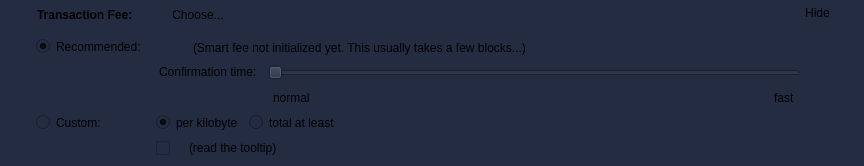
    <widget class="QFrame" name="frameFee">
     <property name="sizePolicy">
      <sizepolicy hsizetype="Expanding" vsizetype="Expanding">
       <horstretch>0</horstretch>
       <verstretch>0</verstretch>
      </sizepolicy>
     </property>
     <property name="maximumSize">
      <size>
       <width>16777215</width>
       <height>16777215</height>
      </size>
     </property>
     <property name="styleSheet">
      <string notr="true">background:#242c41;
padding:2px;
border-radius:10px;</string>
     </property>
     <property name="frameShape">
      <enum>QFrame::StyledPanel</enum>
     </property>
     <property name="frameShadow">
      <enum>QFrame::Sunken</enum>
     </property>
     <layout class="QVBoxLayout" name="verticalLayoutFee1">
      <property name="spacing">
       <number>0</number>
      </property>
      <property name="leftMargin">
       <number>0</number>
      </property>
      <property name="topMargin">
       <number>0</number>
      </property>
      <property name="rightMargin">
       <number>0</number>
      </property>
      <property name="bottomMargin">
       <number>0</number>
      </property>
      <item>
       <layout class="QVBoxLayout" name="verticalLayoutFee2" stretch="0,0,0">
        <property name="spacing">
         <number>0</number>
        </property>
        <property name="leftMargin">
         <number>30</number>
        </property>
        <property name="topMargin">
         <number>0</number>
        </property>
        <property name="rightMargin">
         <number>30</number>
        </property>
        <item>
         <layout class="QHBoxLayout" name="horizontalLayoutFee1">
          <property name="bottomMargin">
           <number>0</number>
          </property>
          <item>
           <layout class="QVBoxLayout" name="verticalLayoutFee7">
            <property name="spacing">
             <number>0</number>
            </property>
            <item>
             <spacer name="verticalSpacerSmartFee">
              <property name="orientation">
               <enum>Qt::Vertical</enum>
              </property>
              <property name="sizeType">
               <enum>QSizePolicy::Fixed</enum>
              </property>
              <property name="sizeHint" stdset="0">
               <size>
                <width>1</width>
                <height>4</height>
               </size>
              </property>
             </spacer>
            </item>
            <item>
             <layout class="QHBoxLayout" name="horizontalLayoutSmartFee">
              <property name="spacing">
               <number>10</number>
              </property>
              <item>
               <widget class="QLabel" name="labelFeeHeadline">
                <property name="sizePolicy">
                 <sizepolicy hsizetype="Preferred" vsizetype="Maximum">
                  <horstretch>0</horstretch>
                  <verstretch>0</verstretch>
                 </sizepolicy>
                </property>
                <property name="font">
                 <font>
                  <weight>75</weight>
                  <bold>true</bold>
                 </font>
                </property>
                <property name="styleSheet">
                 <string notr="true">font-weight:bold;</string>
                </property>
                <property name="text">
                 <string>Transaction Fee:</string>
                </property>
               </widget>
              </item>
              <item>
               <widget class="QLabel" name="labelFeeMinimized">
                <property name="text">
                 <string/>
                </property>
               </widget>
              </item>
              <item>
               <widget class="QPushButton" name="buttonChooseFee">
                <property name="styleSheet">
                 <string notr="true">background:#242c41;
padding:2px;
border-radius:10px;</string>
                </property>
                <property name="text">
                 <string>Choose...</string>
                </property>
               </widget>
              </item>
             </layout>
            </item>
            <item>
             <spacer name="verticalSpacer_5">
              <property name="orientation">
               <enum>Qt::Vertical</enum>
              </property>
              <property name="sizeHint" stdset="0">
               <size>
                <width>1</width>
                <height>1</height>
               </size>
              </property>
             </spacer>
            </item>
           </layout>
          </item>
          <item>
           <spacer name="horizontalSpacer_4">
            <property name="orientation">
             <enum>Qt::Horizontal</enum>
            </property>
            <property name="sizeHint" stdset="0">
             <size>
              <width>40</width>
              <height>20</height>
             </size>
            </property>
           </spacer>
          </item>
          <item>
           <widget class="QPushButton" name="buttonMinimizeFee">
            <property name="toolTip">
             <string>collapse fee-settings</string>
            </property>
            <property name="styleSheet">
             <string notr="true">background:#242c41;
padding:2px;
border-radius:10px;</string>
            </property>
            <property name="text">
             <string>Hide</string>
            </property>
           </widget>
          </item>
         </layout>
        </item>
        <item>
         <widget class="QFrame" name="frameFeeSelection">
          <layout class="QVBoxLayout" name="verticalLayoutFee12">
           <property name="spacing">
            <number>0</number>
           </property>
           <property name="leftMargin">
            <number>0</number>
           </property>
           <property name="topMargin">
            <number>0</number>
           </property>
           <property name="rightMargin">
            <number>0</number>
           </property>
           <property name="bottomMargin">
            <number>0</number>
           </property>
           <item>
            <layout class="QGridLayout" name="gridLayoutFee">
             <property name="topMargin">
              <number>10</number>
             </property>
             <property name="bottomMargin">
              <number>4</number>
             </property>
             <property name="horizontalSpacing">
              <number>10</number>
             </property>
             <property name="verticalSpacing">
              <number>4</number>
             </property>
             <item row="1" column="1">
              <layout class="QVBoxLayout" name="verticalLayoutFee8">
               <property name="spacing">
                <number>6</number>
               </property>
               <item>
                <layout class="QHBoxLayout" name="horizontalLayoutFee13">
                 <item>
                  <widget class="QRadioButton" name="radioCustomPerKilobyte">
                   <property name="toolTip">
                    <string>If the custom fee is set to 1000 satoshis and the transaction is only 250 bytes, then &quot;per kilobyte&quot; only pays 250 satoshis in fee, while &quot;total at least&quot; pays 1000 satoshis. For transactions bigger than a kilobyte both pay by kilobyte.</string>
                   </property>
                   <property name="text">
                    <string>per kilobyte</string>
                   </property>
                   <property name="checked">
                    <bool>true</bool>
                   </property>
                   <attribute name="buttonGroup">
                    <string notr="true">groupCustomFee</string>
                   </attribute>
                  </widget>
                 </item>
                 <item>
                  <widget class="QRadioButton" name="radioCustomAtLeast">
                   <property name="toolTip">
                    <string>If the custom fee is set to 1000 satoshis and the transaction is only 250 bytes, then &quot;per kilobyte&quot; only pays 250 satoshis in fee, while &quot;total at least&quot; pays 1000 satoshis. For transactions bigger than a kilobyte both pay by kilobyte.</string>
                   </property>
                   <property name="text">
                    <string>total at least</string>
                   </property>
                   <attribute name="buttonGroup">
                    <string notr="true">groupCustomFee</string>
                   </attribute>
                  </widget>
                 </item>
                 <item>
                  <widget class="BitcoinAmountField" name="customFee"/>
                 </item>
                 <item>
                  <spacer name="horizontalSpacer_6">
                   <property name="orientation">
                    <enum>Qt::Horizontal</enum>
                   </property>
                   <property name="sizeHint" stdset="0">
                    <size>
                     <width>1</width>
                     <height>1</height>
                    </size>
                   </property>
                  </spacer>
                 </item>
                </layout>
               </item>
               <item>
                <layout class="QHBoxLayout" name="horizontalLayoutFee8">
                 <item>
                  <widget class="QCheckBox" name="checkBoxMinimumFee">
                   <property name="toolTip">
                    <string>Paying only the minimum fee is just fine as long as there is less transaction volume than space in the blocks. But be aware that this can end up in a never confirming transaction once there is more demand for Trezarcoin transactions than the network can process.</string>
                   </property>
                   <property name="text">
                    <string/>
                   </property>
                  </widget>
                 </item>
                 <item>
                  <widget class="QLabel" name="labelMinFeeWarning">
                   <property name="enabled">
                    <bool>true</bool>
                   </property>
                   <property name="toolTip">
                    <string>Paying only the minimum fee is just fine as long as there is less transaction volume than space in the blocks. But be aware that this can end up in a never confirming transaction once there is more demand for Trezarcoin transactions than the network can process.</string>
                   </property>
                   <property name="text">
                    <string>(read the tooltip)</string>
                   </property>
                   <property name="margin">
                    <number>5</number>
                   </property>
                  </widget>
                 </item>
                 <item>
                  <spacer name="horizontalSpacer_2">
                   <property name="orientation">
                    <enum>Qt::Horizontal</enum>
                   </property>
                   <property name="sizeHint" stdset="0">
                    <size>
                     <width>1</width>
                     <height>1</height>
                    </size>
                   </property>
                  </spacer>
                 </item>
                </layout>
               </item>
              </layout>
             </item>
             <item row="0" column="0">
              <layout class="QVBoxLayout" name="verticalLayoutFee4" stretch="0,1">
               <item>
                <widget class="QRadioButton" name="radioSmartFee">
                 <property name="text">
                  <string>Recommended:</string>
                 </property>
                 <property name="checked">
                  <bool>true</bool>
                 </property>
                 <attribute name="buttonGroup">
                  <string notr="true">groupFee</string>
                 </attribute>
                </widget>
               </item>
               <item>
                <spacer name="verticalSpacer_2">
                 <property name="orientation">
                  <enum>Qt::Vertical</enum>
                 </property>
                 <property name="sizeHint" stdset="0">
                  <size>
                   <width>1</width>
                   <height>1</height>
                  </size>
                 </property>
                </spacer>
               </item>
              </layout>
             </item>
             <item row="1" column="0">
              <layout class="QVBoxLayout" name="verticalLayoutFee9" stretch="0,1">
               <item>
                <widget class="QRadioButton" name="radioCustomFee">
                 <property name="text">
                  <string>Custom:</string>
                 </property>
                 <attribute name="buttonGroup">
                  <string notr="true">groupFee</string>
                 </attribute>
                </widget>
               </item>
               <item>
                <spacer name="verticalSpacer_6">
                 <property name="orientation">
                  <enum>Qt::Vertical</enum>
                 </property>
                 <property name="sizeHint" stdset="0">
                  <size>
                   <width>1</width>
                   <height>1</height>
                  </size>
                 </property>
                </spacer>
               </item>
              </layout>
             </item>
             <item row="0" column="1">
              <layout class="QVBoxLayout" name="verticalLayoutFee3" stretch="0,0,1">
               <property name="spacing">
                <number>6</number>
               </property>
               <property name="topMargin">
                <number>2</number>
               </property>
               <item>
                <layout class="QHBoxLayout" name="horizontalLayoutFee12">
                 <item>
                  <widget class="QLabel" name="labelSmartFee">
                   <property name="text">
                    <string/>
                   </property>
                   <property name="margin">
                    <number>2</number>
                   </property>
                  </widget>
                 </item>
                 <item>
                  <widget class="QLabel" name="labelFeeEstimation">
                   <property name="text">
                    <string/>
                   </property>
                  </widget>
                 </item>
                 <item>
                  <widget class="QLabel" name="labelSmartFee2">
                   <property name="text">
                    <string>(Smart fee not initialized yet. This usually takes a few blocks...)</string>
                   </property>
                   <property name="margin">
                    <number>2</number>
                   </property>
                  </widget>
                 </item>
                 <item>
                  <spacer name="horizontalSpacer_5">
                   <property name="orientation">
                    <enum>Qt::Horizontal</enum>
                   </property>
                   <property name="sizeHint" stdset="0">
                    <size>
                     <width>1</width>
                     <height>1</height>
                    </size>
                   </property>
                  </spacer>
                 </item>
                </layout>
               </item>
               <item>
                <layout class="QHBoxLayout" name="horizontalLayoutFee9">
                 <item>
                  <layout class="QVBoxLayout" name="verticalLayoutFee6">
                   <item>
                    <widget class="QLabel" name="labelSmartFee3">
                     <property name="text">
                      <string>Confirmation time:</string>
                     </property>
                     <property name="margin">
                      <number>2</number>
                     </property>
                    </widget>
                   </item>
                   <item>
                    <spacer name="verticalSpacer_3">
                     <property name="orientation">
                      <enum>Qt::Vertical</enum>
                     </property>
                     <property name="sizeHint" stdset="0">
                      <size>
                       <width>1</width>
                       <height>1</height>
                      </size>
                     </property>
                    </spacer>
                   </item>
                  </layout>
                 </item>
                 <item>
                  <layout class="QVBoxLayout" name="verticalLayoutFee5">
                   <property name="rightMargin">
                    <number>30</number>
                   </property>
                   <item>
                    <widget class="QSlider" name="sliderSmartFee">
                     <property name="minimum">
                      <number>0</number>
                     </property>
                     <property name="maximum">
                      <number>24</number>
                     </property>
                     <property name="pageStep">
                      <number>1</number>
                     </property>
                     <property name="value">
                      <number>0</number>
                     </property>
                     <property name="orientation">
                      <enum>Qt::Horizontal</enum>
                     </property>
                     <property name="invertedAppearance">
                      <bool>false</bool>
                     </property>
                     <property name="invertedControls">
                      <bool>false</bool>
                     </property>
                     <property name="tickPosition">
                      <enum>QSlider::NoTicks</enum>
                     </property>
                    </widget>
                   </item>
                   <item>
                    <layout class="QHBoxLayout" name="horizontalLayoutFee10">
                     <item>
                      <widget class="QLabel" name="labelSmartFeeNormal">
                       <property name="text">
                        <string>normal</string>
                       </property>
                      </widget>
                     </item>
                     <item>
                      <spacer name="horizontalSpacer_3">
                       <property name="orientation">
                        <enum>Qt::Horizontal</enum>
                       </property>
                       <property name="sizeHint" stdset="0">
                        <size>
                         <width>40</width>
                         <height>20</height>
                        </size>
                       </property>
                      </spacer>
                     </item>
                     <item>
                      <widget class="QLabel" name="labelSmartFeeFast">
                       <property name="text">
                        <string>fast</string>
                       </property>
                      </widget>
                     </item>
                    </layout>
                   </item>
                  </layout>
                 </item>
                </layout>
               </item>
               <item>
                <spacer name="verticalSpacer_4">
                 <property name="orientation">
                  <enum>Qt::Vertical</enum>
                 </property>
                 <property name="sizeHint" stdset="0">
                  <size>
                   <width>1</width>
                   <height>1</height>
                  </size>
                 </property>
                </spacer>
               </item>
              </layout>
             </item>
            </layout>
           </item>
          </layout>
         </widget>
        </item>
        <item>
         <spacer name="verticalSpacerFee">
          <property name="orientation">
           <enum>Qt::Vertical</enum>
          </property>
          <property name="sizeHint" stdset="0">
           <size>
            <width>800</width>
            <height>1</height>
           </size>
          </property>
         </spacer>
        </item>
       </layout>
      </item>
     </layout>
    </widget>
